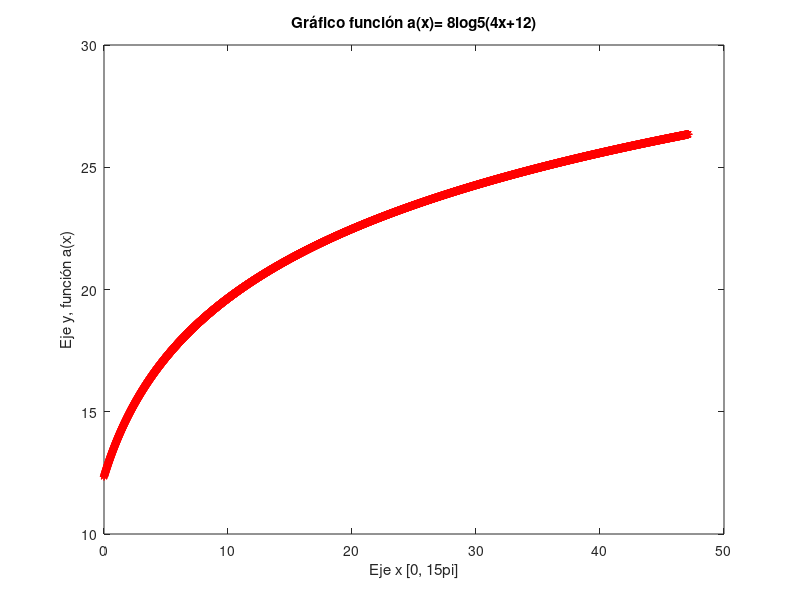
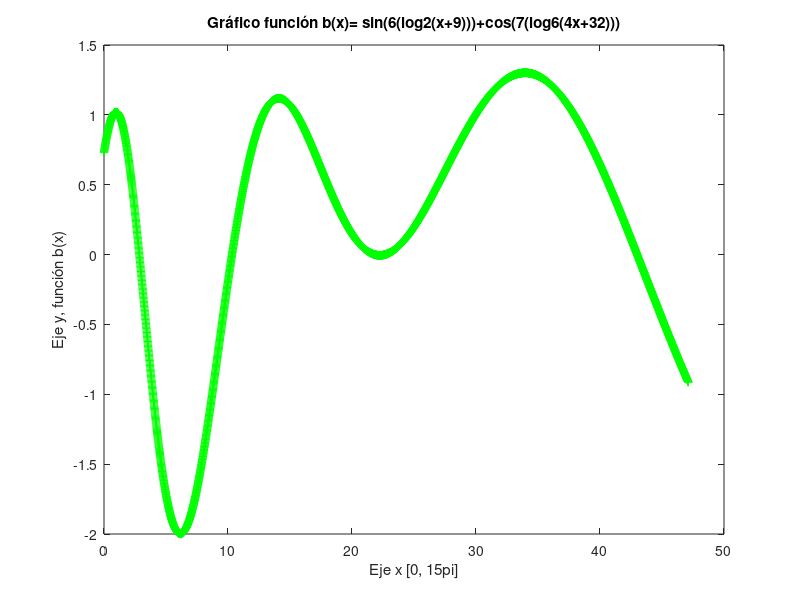
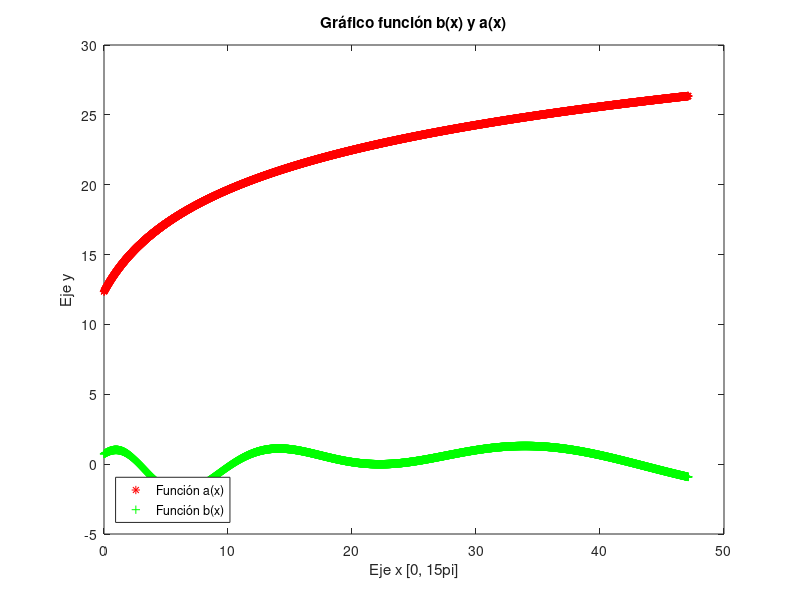

These figures' MATLAB source, in order:
%parte 1.1

format long
clear all

%Dominio
x = [0:0.01:15*pi];

log5 = log(4*x+12)/log(5);
log6 = log(4*x+32)/log(6);

%función a(x)
a = 8*log5;

%función b(x)
b = sin(6*(log2(x+9)))+cos(7*(log6));

%graficar

%primer gráfico función a(x), debe  ser  graficada  en  rojo  con  *
figure
plot(x, a, 'r *')
ylabel('Eje y, función a(x)');
xlabel('Eje x [0, 15pi]');
title('Gráfico función a(x)= 8log5(4x+12)');

figure
plot(x, b, 'g +')
ylabel('Eje y, función b(x)');
xlabel('Eje x [0, 15pi]');
title('Gráfico función b(x)= sin(6(log2(x+9)))+cos(7(log6(4x+32)))');

figure
plot(x, a, 'r *', x, b, 'g +')
ylabel('Eje y');
xlabel('Eje x [0, 15pi]');
title('Gráfico función b(x) y a(x)');
legend('Función a(x)', 'Función b(x)', 'Location', 'southwest'); 



